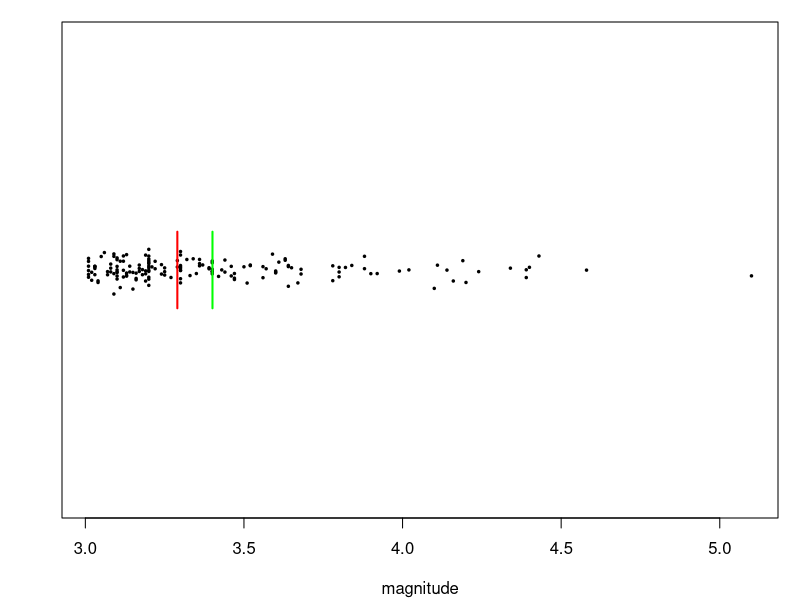
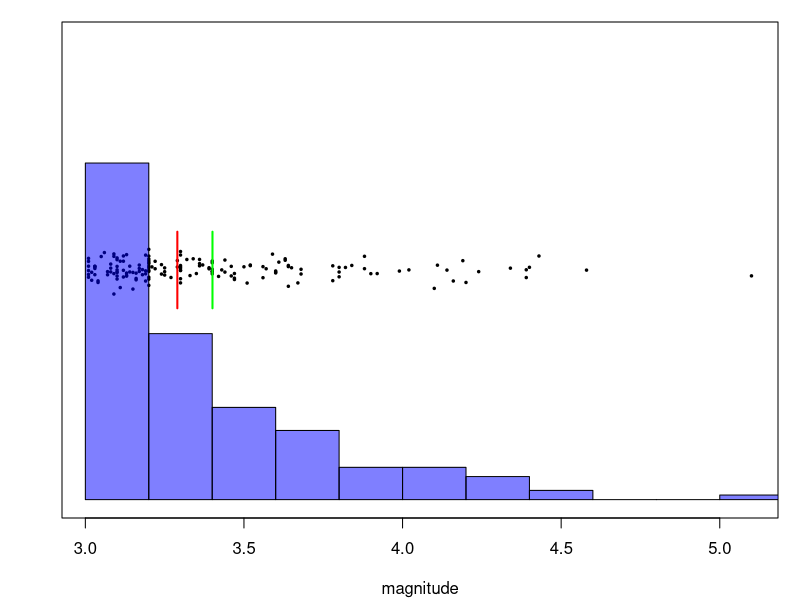
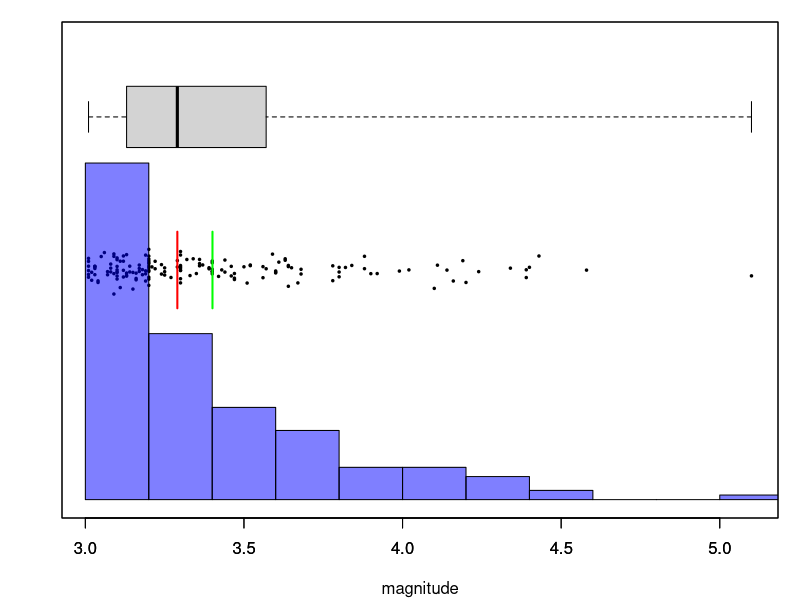
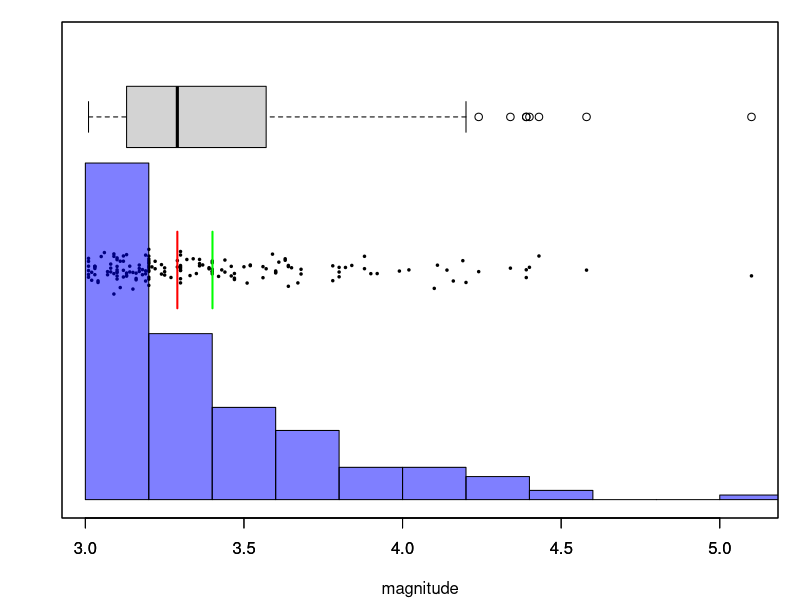
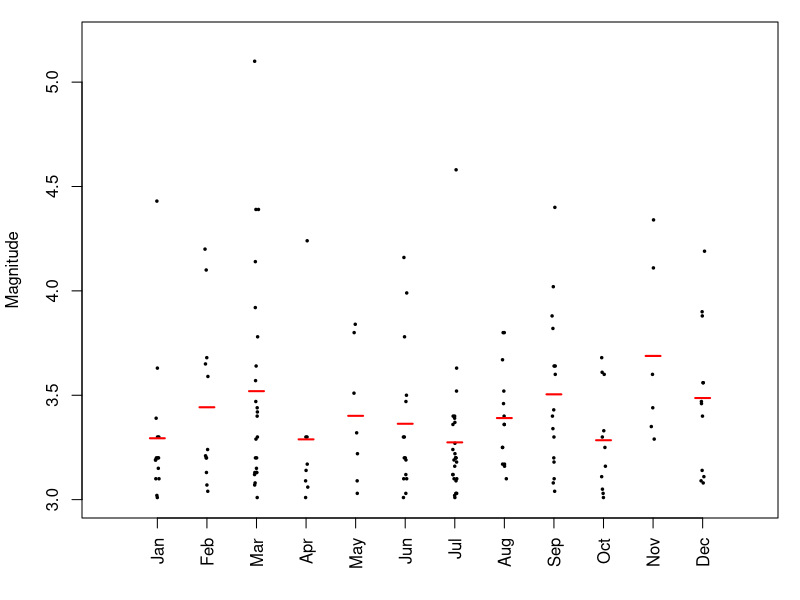
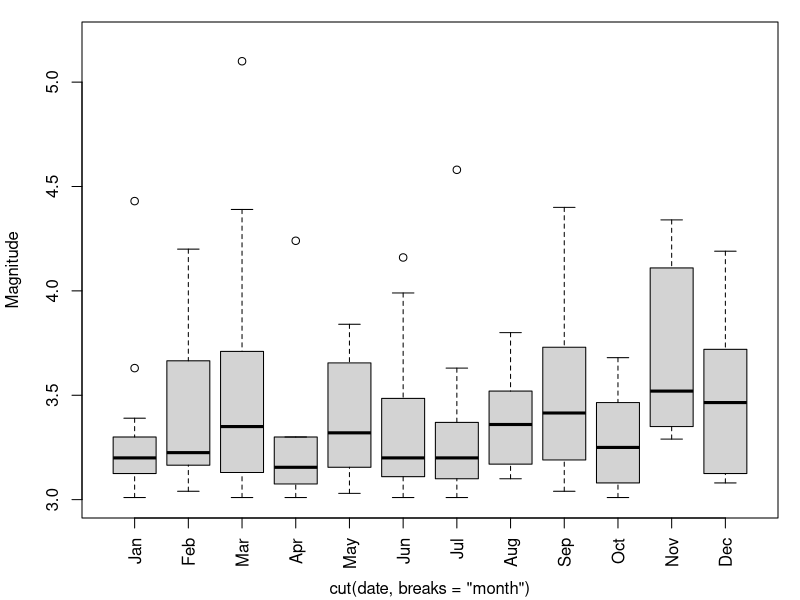
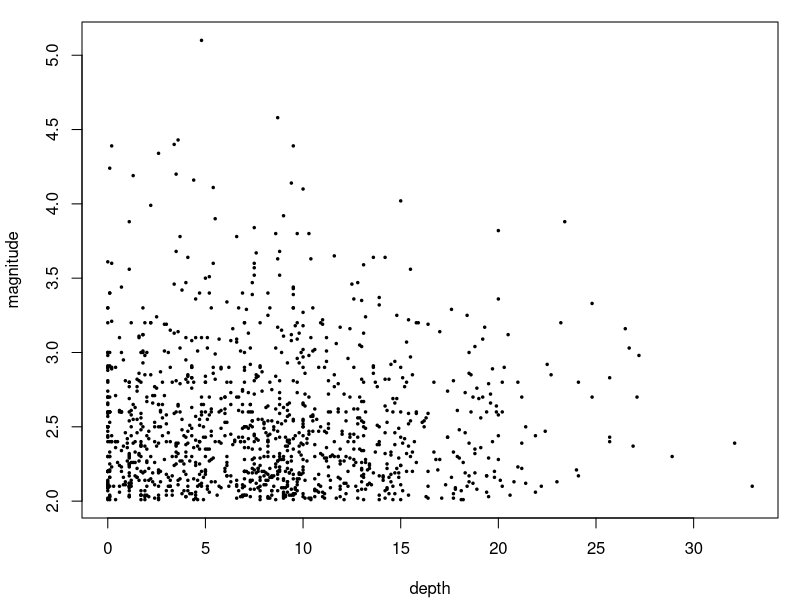
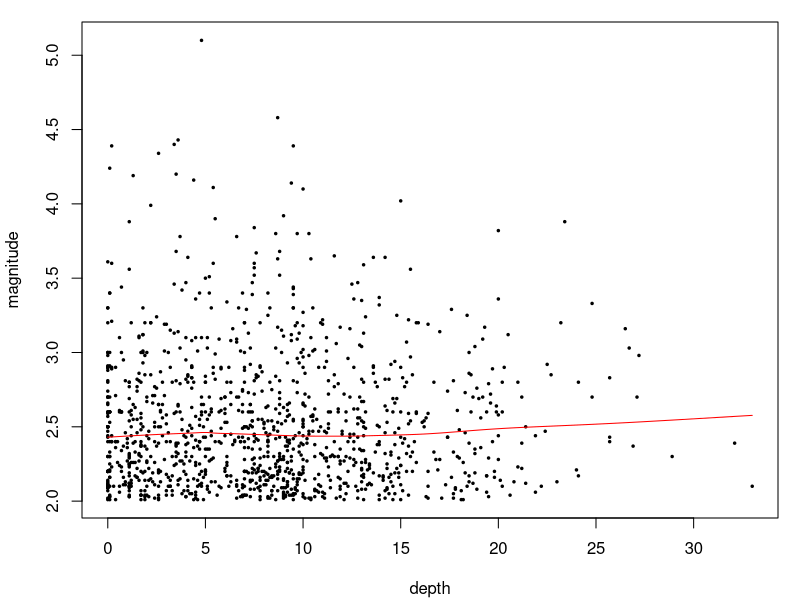

These charts were generated, in order, by the following R code:

dotgroup <- function (x,f,gm=TRUE,sds=FALSE,col='black',gm.col='black',length=.1,factor=.2,ylims=mean(range(x,na.rm=TRUE))+c(-.8,.8)*diff(range(x,na.rm=TRUE)),...) {
    if (!is.factor(f)) { f <- factor(f) }
    dotcol <- adjustcolor(col,if(sds) {.25} else {1})
    gmeans <- tapply(x,f,mean,na.rm=TRUE)
    gsds <- tapply(x,f,sd,na.rm=TRUE)
    plot( jitter(as.numeric(f),factor), x, xlim=c(0,nlevels(f)+1), xlab='', xaxt='n', ylim=ylims, col=dotcol, ... )
    axis(1,at=1:nlevels(f),labels=paste(levels(f), " (",table(f),")",sep=''),las=3,...)
    if (gm) { segments( x0=(1:nlevels(f))-.15, x1=(1:nlevels(f))+.15, y0=gmeans, lwd=2, col=gm.col ) }
    if(sds) { arrows( x0=(1:nlevels(f)), y0=gmeans-gsds, y1=gmeans+gsds, code=3, length=length ) }
}

dotgroup.horiz <- function (x,f,gm=TRUE,sds=FALSE,col='black',gm.col='black',length=.1,factor=.2,ylims=c(0,nlevels(f)+1),...) {
    if (!is.factor(f)) { f <- factor(f) }
    dotcol <- adjustcolor(col,if(sds) {.25} else {1})
    gmeans <- tapply(x,f,mean,na.rm=TRUE)
    gsds <- tapply(x,f,sd,na.rm=TRUE)
    plot( x, jitter(as.numeric(f),factor), ylim=ylims, ylab='', yaxt='n', xlim=mean(range(x,na.rm=TRUE))+c(-.8,.8)*diff(range(x,na.rm=TRUE)), col=dotcol, ... )
    axis(2,at=1:nlevels(f),labels=paste(levels(f), " (",table(f),")",sep=''),las=3,...)
    if (gm) { segments( y0=(1:nlevels(f))-.15, y1=(1:nlevels(f))+.15, x0=gmeans, lwd=2, col=gm.col ) }
    if(sds) { arrows( y0=(1:nlevels(f)), x0=gmeans-gsds, x1=gmeans+gsds, code=3, length=length ) }
}



quakes <- read.table("2014-quakes-catalog.tsv", stringsAsFactors=FALSE)
names(quakes) <- c("orig.date","orig.time", "ET", "MAG", "M", "LAT", "LON", "DEPTH", "Q", "EVID", "NPH", "NGRM")
quakes$date <- as.Date(paste(quakes$orig.date,substr(quakes$orig.time,1,8)),format="%Y/%m/%d %H:%M:%S")
quakes$ddate <- difftime( quakes$date[c(2:nrow(quakes),nrow(quakes))] , quakes$date[c(1,1:(nrow(quakes)-1))] )
#YYY/MM/DD HH:mm:SS.ss 

dotloc <- 1.5
boxloc <- 2.5
dotjits <- dotloc+rnorm(sum(quakes$MAG>3))/20
pdf(file="quakes-dotplot.pdf",width=3,height=2,pointsize=10)
par(mar=c(4,3,1,1)+.1)
    with( subset(quakes, MAG>3), {
            plot(MAG, dotjits, xlab="magnitude", ylim=c(0,3), cex=0.5, pch=20, yaxt='n', ylab='' )
            # dotgroup.horiz( MAG, rep("2014",length(MAG)), xlab='magnitude', ylims=c(0,2.5) ) 
            segments( y0=dotloc-.25, y1=dotloc+.25, x0=mean(MAG), lwd=2, col='green' )
            segments( y0=dotloc-.25, y1=dotloc+.25, x0=median(MAG), lwd=2, col='red' )
        } )
dev.off()

pdf(file="quakes-hist.pdf",width=3,height=2,pointsize=10)
par(mar=c(4,3,1,1)+.1)
    with( subset(quakes, MAG>3), {
            plot(MAG, dotjits, xlab="magnitude", ylim=c(0,3), cex=0.5, pch=20, yaxt='n', ylab='' )
            # dotgroup.horiz( MAG, rep("2014",length(MAG)), xlab='magnitude', ylims=c(0,2.5) ) 
            segments( y0=dotloc-.25, y1=dotloc+.25, x0=mean(MAG), lwd=2, col='green' )
            segments( y0=dotloc-.25, y1=dotloc+.25, x0=median(MAG), lwd=2, col='red' )
            hist( MAG, col=adjustcolor("blue",.5), add=TRUE, freq=FALSE ) 
        } )
dev.off()

pdf(file="quakes-boxplot.pdf",width=3,height=2,pointsize=10)
par(mar=c(4,3,1,1)+.1)
    with( subset(quakes, MAG>3), {
            plot(MAG, dotjits, xlab="magnitude", ylim=c(0,3), cex=0.5, pch=20, yaxt='n', ylab='' )
            # dotgroup.horiz( MAG, rep("2014",length(MAG)), xlab='magnitude', ylims=c(0,2.5) ) 
            segments( y0=dotloc-.25, y1=dotloc+.25, x0=mean(MAG), lwd=2, col='green' )
            segments( y0=dotloc-.25, y1=dotloc+.25, x0=median(MAG), lwd=2, col='red' )
            hist( MAG, col=adjustcolor("blue",.5), add=TRUE, freq=FALSE ) 
            boxplot( MAG, add=TRUE, at=boxloc, horizontal=TRUE, range=0 )
        } )
dev.off()

pdf(file="quakes-modified-boxplot.pdf",width=3,height=2,pointsize=10)
par(mar=c(4,3,1,1)+.1)
    with( subset(quakes, MAG>3), {
            plot(MAG, dotjits, xlab="magnitude", ylim=c(0,3), cex=0.5, pch=20, yaxt='n', ylab='' )
            # dotgroup.horiz( MAG, rep("2014",length(MAG)), xlab='magnitude', ylims=c(0,2.5) ) 
            segments( y0=dotloc-.25, y1=dotloc+.25, x0=mean(MAG), lwd=2, col='green' )
            segments( y0=dotloc-.25, y1=dotloc+.25, x0=median(MAG), lwd=2, col='red' )
            hist( MAG, col=adjustcolor("blue",.5), add=TRUE, freq=FALSE ) 
            boxplot( MAG, add=TRUE, at=boxloc, horizontal=TRUE )
        } )
dev.off()

pdf(file="quakes-category-dotplot.pdf",width=3,height=2.5,pointsize=10)
par(mar=c(4,4,1,1)+.1)
    with( subset(quakes, MAG>3), {
            dotgroup( MAG, cut(date,breaks="month"), xaxt='n', ylab='Magnitude', pch=20, cex=0.5, gm.col='red', ylims=c(3,5.2) )
            axis(1,at=1:12,labels=c("Jan","Feb","Mar","Apr","May","Jun","Jul","Aug","Sep","Oct","Nov","Dec"), las=3)
        } )
dev.off()

pdf(file="quakes-category-boxplot.pdf",width=3,height=2.5,pointsize=10)
par(mar=c(4,4,1,1)+.1)
    with( subset(quakes, MAG>3), {
            boxplot( MAG ~ cut(date,breaks="month"), xaxt='n', ylab='Magnitude', ylim=c(3,5.2) )
            axis(1,at=1:12,labels=c("Jan","Feb","Mar","Apr","May","Jun","Jul","Aug","Sep","Oct","Nov","Dec"), las=3)
        } )
dev.off()

pdf(file="quakes-mag-depth.pdf", width=3, height=2.5, pointsize=10)
par(mar=c(4,4,1,1)+.1)
with( subset(quakes, MAG>2), plot( MAG ~ DEPTH, xlab="depth", ylab="magnitude", pch=20, cex=0.5 ) )
dev.off()

pdf(file="quakes-mag-depth-lines.pdf", width=3, height=2.5, pointsize=10)
par(mar=c(4,4,1,1)+.1)
with( subset(quakes, MAG>2), {
        plot( MAG ~ DEPTH, xlab="depth", ylab="magnitude", pch=20, cex=0.5 ) 
        lines( lowess( DEPTH, MAG ), col='red' )
    } )
dev.off()

pdf(file="quakes-mag-time.pdf", width=3, height=2.5, pointsize=10)
par(mar=c(4,4,1,1)+.1)
with( subset(quakes, MAG>1), plot( MAG ~ date, xlab="", ylab="magnitude", pch=20, cex=0.1 ) )
dev.off()

pdf(file="quakes-mag-time-lines.pdf", width=3, height=2.5, pointsize=10)
par(mar=c(4,4,1,1)+.1)
with( subset(quakes, MAG>1), {
         plot( MAG ~ date, xlab="", ylab="magnitude", pch=20, cex=0.1 ) 
         lines( lowess( date, MAG, f=.05), col='red' )
    } )
dev.off()

# map
if (interactive()) {
    plot( LAT ~ LON, data=quakes, cex=MAG/2 )

    hist(as.numeric(diff(subset(quakes,MAG>3)$date)))

    with( subset(quakes, MAG>3), dotgroup.horiz( MAG, cut(date,breaks="year") ) )
}
